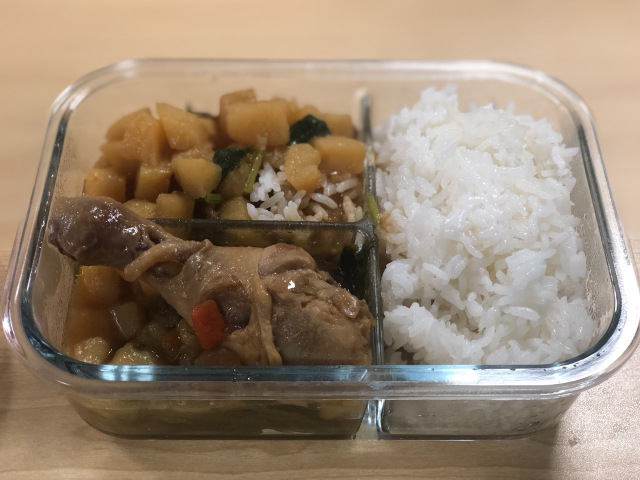
#> input picture FC_202203.jpg, 1280 x 960 px, given in place of the camera (shown at 1/2 size)
$ python A4_detect.py
#> lines starting #> are read from the running program, lines starting #| are printed output that depends on the picture; after the words box and inside, x2 and y2 are one past the last pixel; in counts of white or black regions, pixels touching at a corner belong together
import cv2
import numpy as np
from itertools import product
from PIL import Image, ImageTk
import matplotlib.pyplot as plt
import time
from scipy import stats
def getpos(event,x,y,flags,param):
    if event==cv2.EVENT_LBUTTONDOWN:
        print(cov[y,x],y,x)
def adjust_gamma(imgs, gamma=1.0):
    #assert (len(imgs.shape)==4)  #4D arrays

    #assert (imgs.shape[1]==1)  #check the channel is 1
    # build a lookup table mapping the pixel values [0, 255] to
    # their adjusted gamma values
    invGamma = 1.0 / gamma
    table = np.array([((i / 255.0) ** invGamma) * 255 for i in np.arange(0, 256)]).astype("uint8")
    # apply gamma correction using the lookup table
    new_imgs = np.empty(imgs.shape)
    new_imgs = cv2.LUT(np.array(imgs, dtype = np.uint8), table)
    return new_imgs

i=0
cam = cv2.VideoCapture(1)
#fig = plt.figure(figsize=(8,7))
#ax = plt.axes(), plt.title("Histogram 3D")
#plt.ion()
while 1:
    #plt.cla()
    t1=time.time()
    ret,frame = cam.read()
#> frame is the input picture: shape (960, 1280, 3); mean B, G, R 114.7, 133.9, 152.1
    gama_f = adjust_gamma(frame,gamma=2.5)
    cov = cv2.cvtColor(frame, cv2.COLOR_RGB2HSV_FULL) # 初始图像是RGB格式，转换成BGR即可正常显示了
#> cov: shape (960, 1280, 3); mean H, S, V 139.8, 77.2, 153.1
    img = frame

    width,height = img.shape[0],img.shape[1]
#> width = 960; height = 1280
    cv2.namedWindow('houghline', 0)
    cv2.resizeWindow('houghline', width,height//2)
    gray = cv2.cvtColor(img, cv2.COLOR_BGR2GRAY)

    h,s,v = cv2.split(cov)
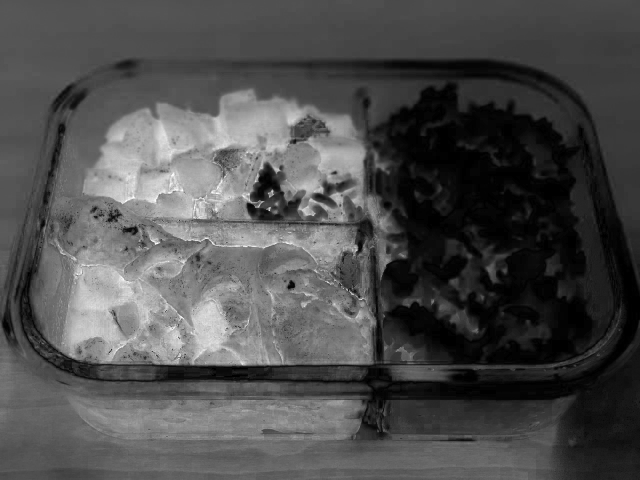
#> s: shape (960, 1280) (shown at 1/2 size); min 0, max 255, mean 77.2
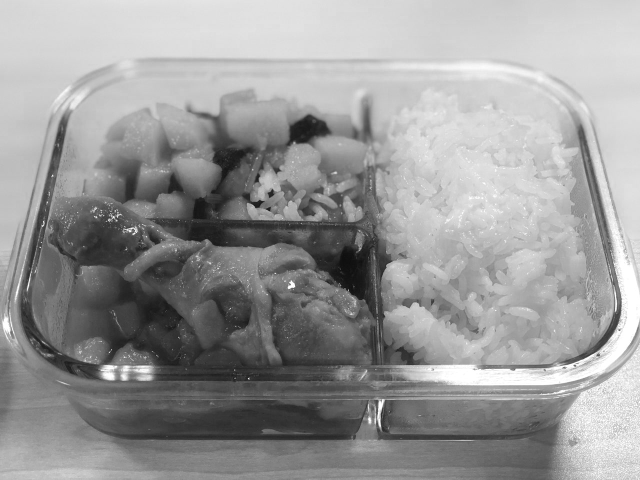
#> v: shape (960, 1280) (shown at 1/2 size); min 4, max 255, mean 153.1
    gaus = cv2.GaussianBlur(h,(3,3),0)
    img_bil = cv2.bilateralFilter(cov,15,50,1)
#> img_bil: shape (960, 1280, 3); mean H, S, V 139.8, 77.2, 153.1

    edges = cv2.Canny(cov, 50, 150, apertureSize=3)
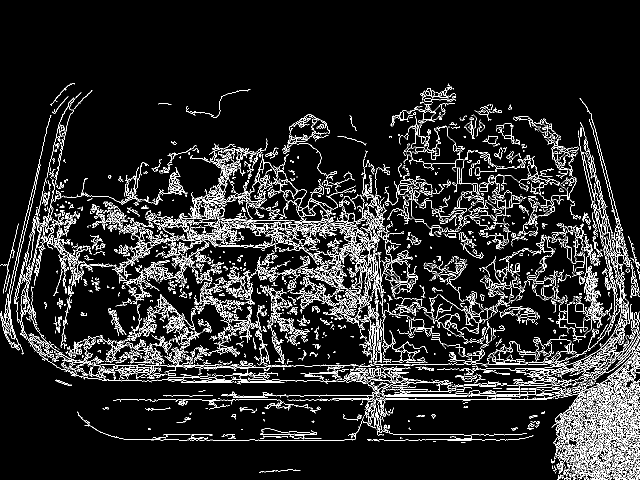
#> edges: shape (960, 1280) (shown at 1/2 size); 9.2% white in thin lines or dots, all inside (x1, y1, x2, y2) = (0, 166, 1280, 960)

    cv2.imshow("houghline",edges)
    #for i in range(3):
    #    print(i,min(min(row) for row in cov[:,:,i]),max(max(row) for row in cov[:,:,i]))

    tran = cv2.cvtColor(cov,cv2.COLOR_HSV2RGB_FULL)
    r,g,b = cv2.split(frame)
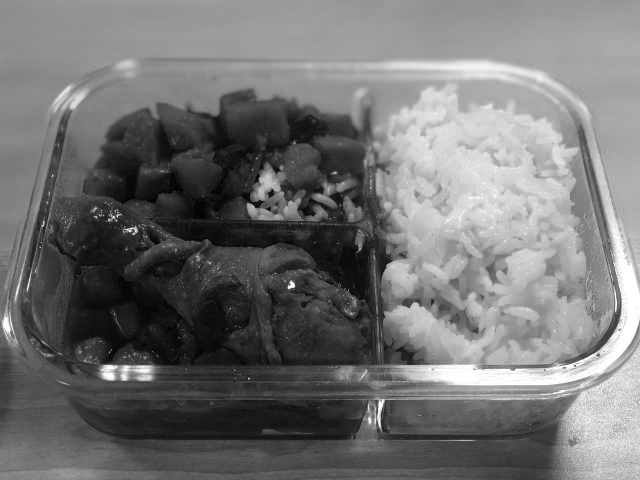
#> r: shape (960, 1280) (shown at 1/2 size); min 0, max 255, mean 114.7
    img1 = np.uint8(cv2.merge((h,s,v)))
    img1 = cv2.cvtColor(img1,cv2.COLOR_HSV2BGR_FULL)


    lower=np.array([160,87,30])
    upper=np.array([170,140,101])

    mask=cv2.inRange(cov,lower,upper)
#> mask: shape (960, 1280); 0.06% white in thin lines or dots, all inside (x1, y1, x2, y2) = (99, 404, 659, 658)
    res=cv2.bitwise_and(frame,frame,mask=mask)

    #cv2.namedWindow('mask',cv2.WINDOW_NORMAL)
    #cv2.imshow("h",h)
    #img_bil = cv2.pyrMeanShiftFiltering(img,15,50,1)
    edges2 = cv2.Canny(img, 50, 150, apertureSize=3)
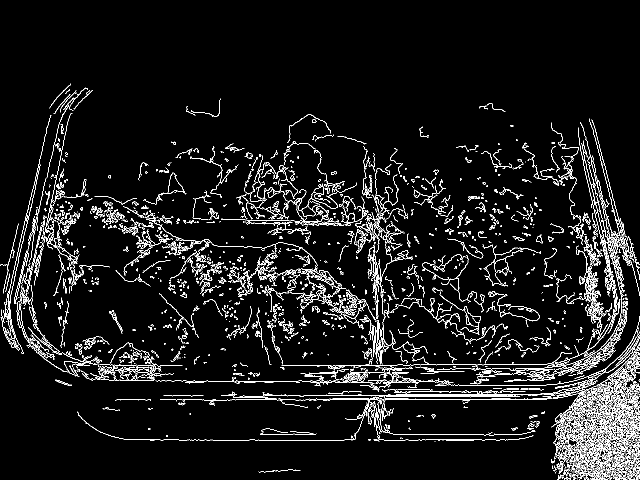
#> edges2: shape (960, 1280) (shown at 1/2 size); 6.2% white in thin lines or dots, all inside (x1, y1, x2, y2) = (0, 167, 1280, 960)
    cv2.imshow("edges2",edges2)
    counters,_ = cv2.findContours(edges2,cv2.RETR_EXTERNAL,cv2.CHAIN_APPROX_SIMPLE)
#> counters = 2374 contours, 2156 with area under 20; largest, box (x1, y1, x2, y2) and area: (1167, 775, 1244, 938) 1362, (1103, 734, 1280, 887) 892, (967, 491, 1077, 568) 696, (1156, 255, 1227, 588) 590, (874, 440, 1247, 742) 496
    img_0 = np.ones(img.shape)
    cv2.drawContours(img_0,counters,-1,(0,0,255))
    cv2.imshow('Conters',img_0)
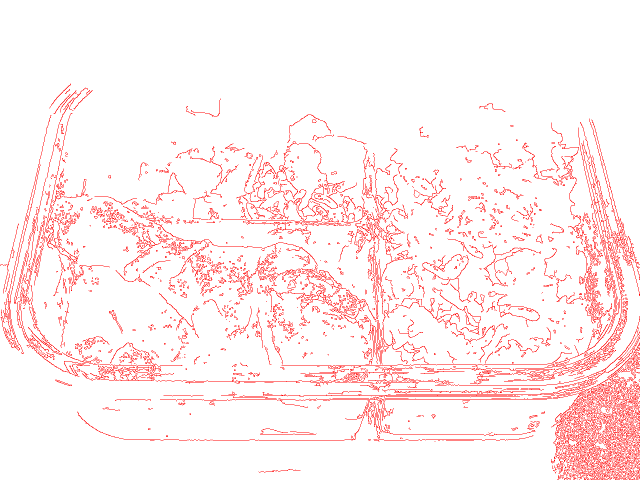
#> window 'Conters': shape (960, 1280, 3) (shown at 1/2 size); mean B, G, R 239.5, 239.5, 255

    best_c = [[0,0]]
    if len(counters)>0:
        best_c=counters[0]
#> best_c = [[1132, 959]]
    for c in counters:
        if cv2.arcLength(c,True)>cv2.arcLength(best_c,True):
            best_c = c
#> this loop made 2374 passes
#> c on passes 1, 4, 5: [[1132, 959]], [[1258, 956], [1258, 959], [1259, 959], [1258, 958]], [[1256, 956], [1256, 957]]
#> after the loop, best_c = contour of 1146 points, box (x1, y1, x2, y2) (479, 632, 1280, 824), area 422
    cv2.drawContours(frame,best_c,-1,(0,100,255))
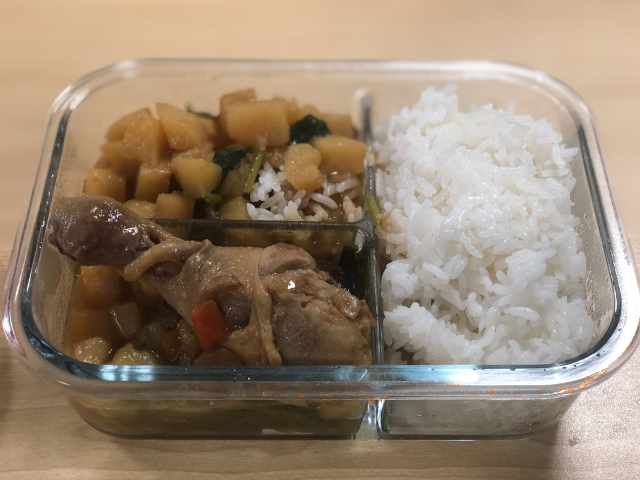
#> frame: shape (960, 1280, 3) (shown at 1/2 size); 0.06% of pixels changed, all inside (x1, y1, x2, y2) = (479, 632, 1280, 824)

    cv2.imshow("mask",frame)
    cv2.setMouseCallback("res",getpos)


    #print('time:',time.time()-t1)
    if cv2.waitKey(100) & 0xff==ord('q'):
#> (key q is pressed here)
        break
    #plt.pause(0.01)
#plt.ioff()
#plt.show()
cam.release()
cv2.destroyAllWindows()
